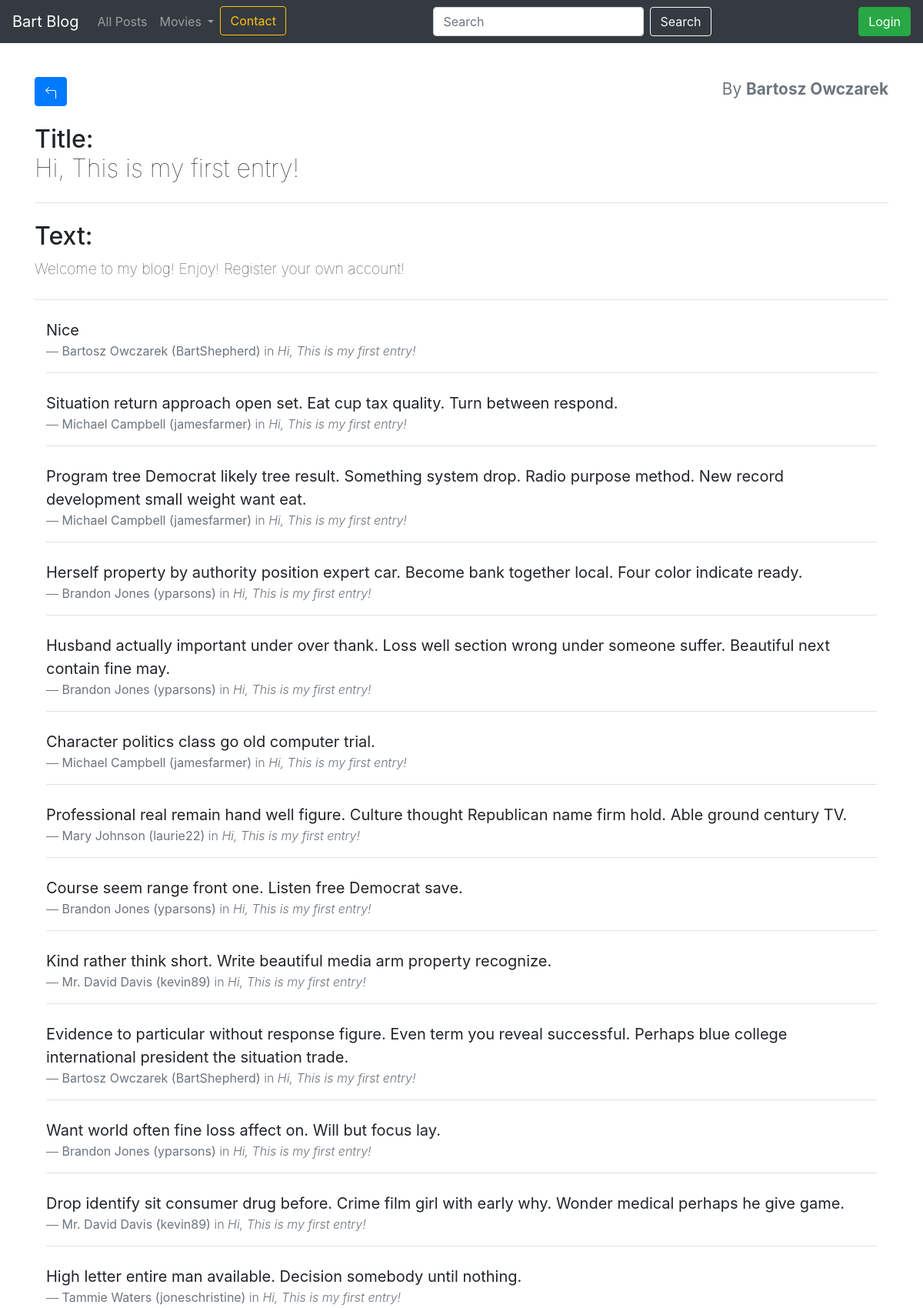
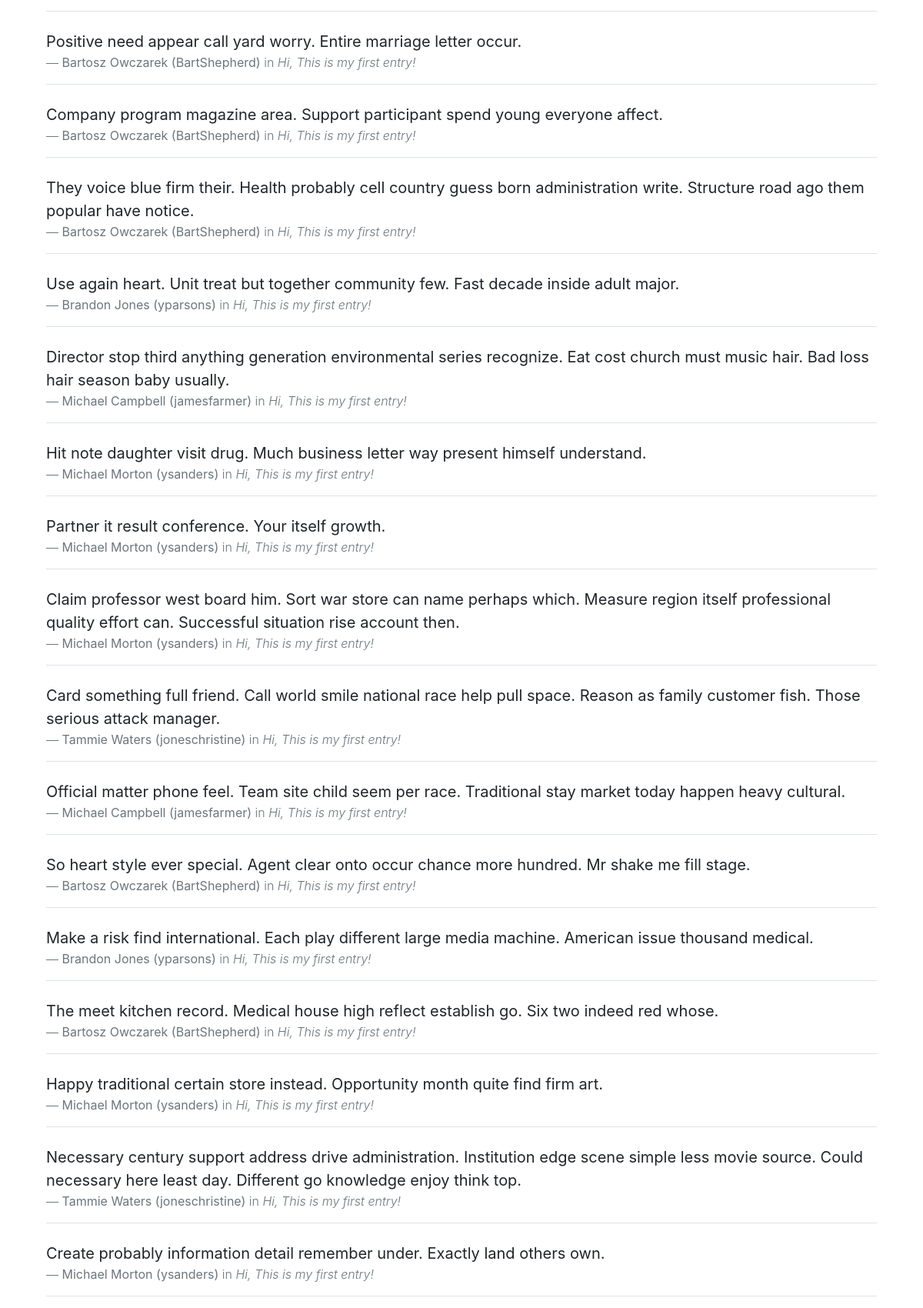
Screenshot of /post/26 (upper part) with the database file from the repository (2 pictures, top to bottom).
### blog/models.py (models this page shows)
class Account(db.Model):
    id = db.Column(db.Integer, primary_key=True)  # Identyfikator konta
    name = db.Column(db.String(100), nullable=False) # Imie i Nazwisko
    username = db.Column(db.String(100), unique=True, nullable=False)  # Nazwa użytkownika
    password = db.Column(db.String(100), nullable=False)  # Hasło użytkownika
    email = db.Column(db.String(100), nullable=False)
    join_date = db.Column(db.DateTime, nullable=False,
                         default=datetime.datetime.utcnow) # Data dolaczenia
    comments = db.relationship('Comment', backref='account', lazy=True)  # Relacja jeden do wielu z komentarzami
    entries = db.relationship('Entry', backref='account', lazy=True)

class Entry(db.Model):
    id = db.Column(db.Integer, primary_key=True)  # Identyfikator wpisu
    title = db.Column(db.String(80), nullable=False)  # Tytuł wpisu
    body = db.Column(db.Text, nullable=False)  # Treść wpisu
    pub_date = db.Column(db.DateTime, nullable=False,
                         default=datetime.datetime.utcnow)  # Data publikacji
    is_published = db.Column(db.Boolean, default=False)  # Czy wpis jest opublikowany
    account_id = db.Column(db.Integer, db.ForeignKey('account.id'), nullable=False)
    comments = db.relationship('Comment', backref='entry', lazy=True)  # Relacja z komentarzami

class Comment(db.Model):
    id = db.Column(db.Integer, primary_key=True)  # Identyfikator komentarza
    text = db.Column(db.Text, nullable=False)  # Treść komentarza
    entry_id = db.Column(db.Integer, db.ForeignKey('entry.id'), nullable=False)  # Klucz obcy do powiązanego wpisu
    account_id = db.Column(db.Integer, db.ForeignKey('account.id'), nullable=False)  # Klucz obcy do powiązanego konta użytkownika

### blog/routes.py (the view, shortened to what this page needs)
@app.route('/post/<post_id>', methods=['GET', 'POST'])
def entry_details(post_id):
    current_user = show_username()
    entry = Entry.query.get(post_id)
    all_comments = Comment.query.filter_by(entry_id=post_id).order_by(Comment.id.desc()).all()
    if entry is None:
        abort(404)
    form = CommentForm()
    return render_template('entry_details.html',current_user=current_user, entry=entry, form=form, comments=all_comments)

### blog/forms.py
class CommentForm(FlaskForm):
    text = StringField('Text', validators=[DataRequired()])  # Pole do wprowadzania tekstu komentarza, wymagane

### blog/routes.py (called while the page is built)
def show_username():
    user_id = session.get('user_id')
    current_user = Account.query.get(user_id)
    return current_user

def get_list_types():
    return LIST_TYPES

@app.context_processor
def inject_list_types():
    return dict(list_types=get_list_types())

@app.context_processor
def utility_processor():
    def tmdb_image_url(path, size):
        return tmdb_client.get_poster_url(path, size)
    return {'tmdb_image_url': tmdb_image_url}

### blog/templates/entry_details.html (shortened to what this page needs)
{% extends 'base.html' %}
{% block content %}
<div class="box">
    <a href="{{ url_for('post_all') }}" class="btn btn-primary">
    </a>
    <span class="text-muted float-right" style="font-size: 1.3em;">By <strong>{{entry.account.name}}</strong></span>
    <h2 class="my-4">
        Title:<br> <span style="font-weight: lighter;">{{entry.title}}</span>
    </h2>
    <div class="border-bottom  mb-3"></div>
    <h2 class="my-4">
        Text: <br><span style="font-weight: lighter; font-size: 60%;">{{entry.body}}</span>
    </h2>
</div>
<div class="border-bottom  mb-3"></div>
<div class="comment-section-add my-4">
    {% if comments %}
        {% for com in comments %}
            <div class="my-4 lead" style="padding:0 15px 0 15px;">
                <blockquote class="blockquote">
                    <p class="mb-0"><strong>{{com.text}}</strong></p>
                    <footer class="blockquote-footer"><strong>{{com.account.name}} ({{com.account.username}})</strong> in <cite title="Source Title">{{entry.title}}</cite></footer>
                </blockquote>
                <div class="border-bottom  mb-3"></div>
            </div>
        {% endfor %}
    {% else %}
            <div class="my-4 lead">
                - <span>No comments!</span>
            </div>
    {% endif %}
{% endblock content %}

### blog/templates/entry_details.html (style rules this page uses)
.box { margin-top: 100px; }

### rows the page displays
Account: account.name "Bartosz Owczarek"
Entry: title "Hi, This is my first entry!", body "Welcome to my blog! Enjoy! Register your own account!"
Comment: text "Nice", account.name "Bartosz Owczarek", account.username "BartShepherd"
Comment: text "Situation return approach open set. Eat cup tax quality. Turn between respond.", account.name "Michael Campbell", account.username "jamesfarmer"
Comment: text "Program tree Democrat likely tree result. Something system drop. Radio purpose method. New record development small weight want eat.", account.name "Michael Campbell", account.username "jamesfarmer"
Comment: text "Herself property by authority position expert car. Become bank together local. Four color indicate ready.", account.name "Brandon Jones", account.username "yparsons"
Comment: text "Husband actually important under over thank. Loss well section wrong under someone suffer. Beautiful next contain fine may.", account.name "Brandon Jones", account.username "yparsons"
Comment: text "Character politics class go old computer trial.", account.name "Michael Campbell", account.username "jamesfarmer"
Comment: text "Professional real remain hand well figure. Culture thought Republican name firm hold. Able ground century TV.", account.name "Mary Johnson", account.username "laurie22"
Comment: text "Course seem range front one. Listen free Democrat save.", account.name "Brandon Jones", account.username "yparsons"
Comment: text "Kind rather think short. Write beautiful media arm property recognize.", account.name "Mr. David Davis", account.username "kevin89"
Comment: text "Evidence to particular without response figure. Even term you reveal successful. Perhaps blue college international president the situation trade.", account.name "Bartosz Owczarek", account.username "BartShepherd"
Comment: text "Want world often fine loss affect on. Will but focus lay.", account.name "Brandon Jones", account.username "yparsons"
Comment: text "Drop identify sit consumer drug before. Crime film girl with early why. Wonder medical perhaps he give game.", account.name "Mr. David Davis", account.username "kevin89"
Comment: text "High letter entire man available. Decision somebody until nothing.", account.name "Tammie Waters", account.username "joneschristine"
Comment: text "Positive need appear call yard worry. Entire marriage letter occur.", account.name "Bartosz Owczarek", account.username "BartShepherd"
Comment: text "Company program magazine area. Support participant spend young everyone affect.", account.name "Bartosz Owczarek", account.username "BartShepherd"
Comment: text "They voice blue firm their. Health probably cell country guess born administration write. Structure road ago them popular have notice.", account.name "Bartosz Owczarek", account.username "BartShepherd"
Comment: text "Use again heart. Unit treat but together community few. Fast decade inside adult major.", account.name "Brandon Jones", account.username "yparsons"
Comment: text "Director stop third anything generation environmental series recognize. Eat cost church must music hair. Bad loss hair season baby usually.", account.name "Michael Campbell", account.username "jamesfarmer"
Comment: text "Hit note daughter visit drug. Much business letter way present himself understand.", account.name "Michael Morton", account.username "ysanders"
Comment: text "Partner it result conference. Your itself growth.", account.name "Michael Morton", account.username "ysanders"
Comment: text "Claim professor west board him. Sort war store can name perhaps which. Measure region itself professional quality effort can. Successful situation rise account then.", account.name "Michael Morton", account.username "ysanders"
Comment: text "Card something full friend. Call world smile national race help pull space. Reason as family customer fish. Those serious attack manager.", account.name "Tammie Waters", account.username "joneschristine"
Comment: text "Official matter phone feel. Team site child seem per race. Traditional stay market today happen heavy cultural.", account.name "Michael Campbell", account.username "jamesfarmer"
Comment: text "So heart style ever special. Agent clear onto occur chance more hundred. Mr shake me fill stage.", account.name "Bartosz Owczarek", account.username "BartShepherd"
Comment: text "Make a risk find international. Each play different large media machine. American issue thousand medical.", account.name "Brandon Jones", account.username "yparsons"
Comment: text "The meet kitchen record. Medical house high reflect establish go. Six two indeed red whose.", account.name "Bartosz Owczarek", account.username "BartShepherd"
Comment: text "Happy traditional certain store instead. Opportunity month quite find firm art.", account.name "Michael Morton", account.username "ysanders"
Comment: text "Necessary century support address drive administration. Institution edge scene simple less movie source. Could necessary here least day. Different go knowledge enjoy think top.", account.name "Tammie Waters", account.username "joneschristine"
Comment: text "Create probably information detail remember under. Exactly land others own.", account.name "Michael Morton", account.username "ysanders"
